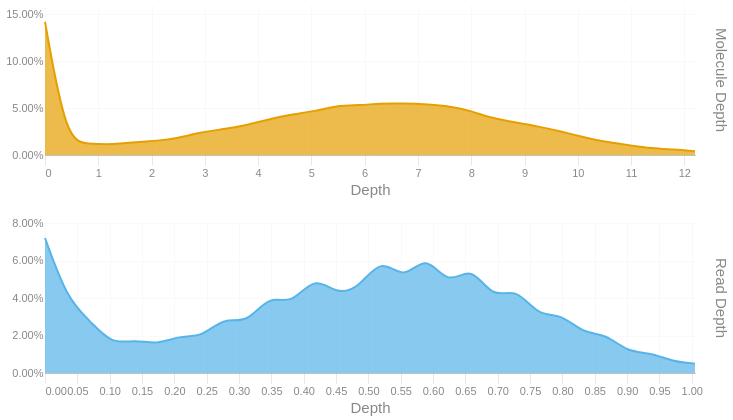

Write notebook code for a chart like this one.
### Code cell
readdep = depth_hist(tb['Read Depth'], q99, 3)
readdep = readdep.with_columns(pl.lit('Read Depth').alias('Metric'))
if not SKIPLR:
    moldep = depth_hist(tb['Molecule Depth'], mol_q99, 1)
    moldep = moldep.with_columns(pl.lit('Molecule Depth').alias('Metric'))
    _hist = pl.concat([readdep, moldep])
    _hist = _hist.filter(pl.col('Proportion') != 0)
    with SafeRender(_hist):
        (
            alt.Chart(_hist)        
            .mark_area(interpolate = "basis")
            .encode(
                x=alt.X('Bin:Q').scale(domainMin=0).axis(alt.Axis(title='Depth')),
                y = alt.Y('Proportion:Q', title = None).axis(format = '.2%'),
                color = alt.Color('Metric:N').legend(None),
                row = alt.Row("Metric:N").header(title = None, labelOrient = 'right'),
                tooltip = [
                    alt.Tooltip("Metric:N", title = "Metric"),
                    alt.Tooltip('Interval:N', title = "Depth Interval"),
                    alt.Tooltip('Proportion:Q', title = "% Alignments").format('.2%')
                ]
            )
            .resolve_scale(x='independent', y='independent')
            .properties(
                height = 150, width = 650,
                usermeta={'embedOptions': {'downloadFileName': f'{samplename}.depth.hist'}}
            )
        ).display()
else:
    readdep = readdep.filter(pl.col('Proportion') != 0)
    with SafeRender(readdep):
        (
            alt.Chart(readdep)        
            .mark_area(interpolate = "basis")
            .encode(
                x=alt.X('Bin:Q').scale(domainMin=0).axis(alt.Axis(title='Depth')),
                y = alt.Y('Proportion:Q', title = None).axis(format = '.2%'),
                tooltip = [
                    alt.Tooltip('Interval:N', title = "Depth Interval"),
                    alt.Tooltip('Proportion:Q', title = "% Alignments").format('.2%')
                ]
            )
            .properties(
                usermeta={'embedOptions': {'downloadFileName': f'{samplename}.depth.hist'}}
            )
        ).display()

### Figure 1 — Vega-Lite specification as saved in the notebook (floating-point values rounded to 4 significant figures)
{"width": 650, "height": 150, "config": {"title": {"anchor": "start", "dy": -15, "fontSize": 18, "color": "#888888", "subtitleColor": "#888888", "subtitleFontSize": 14}, "arc": {"fill": "#0072B2"}, "axis": {"domainColor": "#888888", "domainWidth": 0.5, "gridWidth": 0.2, "grid": false, "titleFontWeight": 400, "titleFontSize": 15, "labelFontSize": 11, "labelColor": "#888888", "tickColor": "#888888", "tickWidth": 0.2, "titleColor": "#888888"}, "axisBand": {"grid": false}, "axisX": {"grid": true, "tickSize": 10, "domainCap": "round"}, "axisY": {"domain": false, "grid": true, "tickSize": 0, "domainCap": "round"}, "background": "transparent", "header": {"labelFontSize": 15, "labelColor": "#888888", "titleFontSize": 15, "titleFontWeight": 600, "titleColor": "#888888"}, "legend": {"labelFont": "sans-serif", "labelFontSize": 12, "labelColor": "#888888", "symbolSize": 100, "symbolType": "circle", "titleFontSize": 12, "titlePadding": 10, "titleColor": "#888888", "title": null}, "range": {"category": ["#E69F00", "#56B4E9", "#009E73", "#F0E442", "#0072B2", "#D55E00", "#CC79A7", "#000000"], "diverging": ["#cfe8f3", "#a2d4ec", "#73bfe2", "#46abdb", "#1696d2", "#12719e"]}, "area": {"fill": "#0072B2", "fillOpacity": 0.7, "line": true, "strokeOpacity": 0.7}, "line": {"color": "#0072B2", "stroke": "#0072B2", "strokeWidth": 2}, "trail": {"color": "#0072B2", "stroke": "#0072B2", "strokeWidth": 0, "size": 1}, "point": {"filled": true, "fillOpacity": 1.0, "size": 95}, "text": {"color": "#888888", "fontSize": 11, "align": "right", "fontWeight": 400, "size": 11}, "bar": {"fill": "#0072B2", "stroke": null}, "view": {"stroke": null, "continuousWidth": 660, "continuousHeight": 400}}, "data": {"name": "data-689d1ee7b141f5da12f2e57d4f0c1a65"}, "mark": {"type": "area", "interpolate": "basis"}, "encoding": {"color": {"field": "Metric", "legend": null, "type": "nominal"}, "row": {"field": "Metric", "header": {"title": null, "labelOrient": "right"}, "type": "nominal"}, "tooltip": [{"field": "Metric", "title": "Metric", "type": "nominal"}, {"field": "Interval", "title": "Depth Interval", "type": "nominal"}, {"field": "Proportion", "format": ".2%", "title": "% Alignments", "type": "quantitative"}], "x": {"axis": {"title": "Depth"}, "field": "Bin", "scale": {"domainMin": 0}, "type": "quantitative"}, "y": {"axis": {"format": ".2%"}, "field": "Proportion", "title": null, "type": "quantitative"}}, "resolve": {"scale": {"x": "independent", "y": "independent"}}, "usermeta": {"embedOptions": {"downloadFileName": "TF26LRJL0034_5B_10484332_23Y22YLT4_L7.depth.hist"}}, "$schema": "https://vega.github.io/schema/vega-lite/v6.4.1.json", "datasets": {"data-689d1ee7b141f5da12f2e57d4f0c1a65": [{"Bin": 0.0, "Interval": "0.0-0.035", "Proportion": 0.072, "Metric": "Read Depth"}, {"Bin": 0.035, "Interval": "0.035-0.069", "Proportion": 0.039, "Metric": "Read Depth"}, {"Bin": 0.069, "Interval": "0.069-0.104", "Proportion": 0.028, "Metric": "Read Depth"}, {"Bin": 0.104, "Interval": "0.104-0.139", "Proportion": 0.015, "Metric": "Read Depth"}, {"Bin": 0.139, "Interval": "0.139-0.173", "Proportion": 0.018, "Metric": "Read Depth"}, {"Bin": 0.173, "Interval": "0.173-0.208", "Proportion": 0.015, "Metric": "Read Depth"}, {"Bin": 0.208, "Interval": "0.208-0.243", "Proportion": 0.02, "Metric": "Read Depth"}, {"Bin": 0.243, "Interval": "0.243-0.277", "Proportion": 0.019, "Metric": "Read Depth"}, {"Bin": 0.277, "Interval": "0.277-0.312", "Proportion": 0.03, "Metric": "Read Depth"}, {"Bin": 0.312, "Interval": "0.312-0.347", "Proportion": 0.026, "Metric": "Read Depth"}, {"Bin": 0.347, "Interval": "0.347-0.381", "Proportion": 0.042, "Metric": "Read Depth"}, {"Bin": 0.381, "Interval": "0.381-0.416", "Proportion": 0.036, "Metric": "Read Depth"}, {"Bin": 0.416, "Interval": "0.416-0.451", "Proportion": 0.052, "Metric": "Read Depth"}, {"Bin": 0.451, "Interval": "0.451-0.485", "Proportion": 0.042, "Metric": "Read Depth"}, {"Bin": 0.485, "Interval": "0.485-0.52", "Proportion": 0.045, "Metric": "Read Depth"}, {"Bin": 0.52, "Interval": "0.52-0.555", "Proportion": 0.062, "Metric": "Read Depth"}, {"Bin": 0.555, "Interval": "0.555-0.589", "Proportion": 0.049, "Metric": "Read Depth"}, {"Bin": 0.589, "Interval": "0.589-0.624", "Proportion": 0.064, "Metric": "Read Depth"}, {"Bin": 0.624, "Interval": "0.624-0.659", "Proportion": 0.046, "Metric": "Read Depth"}, {"Bin": 0.659, "Interval": "0.659-0.693", "Proportion": 0.058, "Metric": "Read Depth"}, {"Bin": 0.693, "Interval": "0.693-0.728", "Proportion": 0.039, "Metric": "Read Depth"}, {"Bin": 0.728, "Interval": "0.728-0.763", "Proportion": 0.046, "Metric": "Read Depth"}, {"Bin": 0.763, "Interval": "0.763-0.797", "Proportion": 0.03, "Metric": "Read Depth"}, {"Bin": 0.797, "Interval": "0.797-0.832", "Proportion": 0.032, "Metric": "Read Depth"}, {"Bin": 0.832, "Interval": "0.832-0.867", "Proportion": 0.021, "Metric": "Read Depth"}, {"Bin": 0.867, "Interval": "0.867-0.901", "Proportion": 0.021, "Metric": "Read Depth"}, {"Bin": 0.901, "Interval": "0.901-0.936", "Proportion": 0.011, "Metric": "Read Depth"}, {"Bin": 0.936, "Interval": "0.936-0.971", "Proportion": 0.011, "Metric": "Read Depth"}, {"Bin": 0.971, "Interval": "0.971-1.005", "Proportion": 0.006, "Metric": "Read Depth"}, {"Bin": 1.005, "Interval": "1.005-1.04", "Proportion": 0.005, "Metric": "Read Depth"}, {"Bin": 0.0, "Interval": "0.0-0.4", "Proportion": 0.142, "Metric": "Molecule Depth"}, {"Bin": 0.4, "Interval": "0.4-0.8", "Proportion": 0.015, "Metric": "Molecule Depth"}, {"Bin": 0.8, "Interval": "0.8-1.3", "Proportion": 0.012, "Metric": "Molecule Depth"}, {"Bin": 1.3, "Interval": "1.3-1.7", "Proportion": 0.011, "Metric": "Molecule Depth"}, {"Bin": 1.7, "Interval": "1.7-2.1", "Proportion": 0.014, "Metric": "Molecule Depth"}, {"Bin": 2.1, "Interval": "2.1-2.5", "Proportion": 0.015, "Metric": "Molecule Depth"}, {"Bin": 2.5, "Interval": "2.5-2.9", "Proportion": 0.018, "Metric": "Molecule Depth"}, {"Bin": 2.9, "Interval": "2.9-3.4", "Proportion": 0.024, "Metric": "Molecule Depth"}, {"Bin": 3.4, "Interval": "3.4-3.8", "Proportion": 0.028, "Metric": "Molecule Depth"}, {"Bin": 3.8, "Interval": "3.8-4.2", "Proportion": 0.032, "Metric": "Molecule Depth"}, {"Bin": 4.2, "Interval": "4.2-4.6", "Proportion": 0.038, "Metric": "Molecule Depth"}, {"Bin": 4.6, "Interval": "4.6-5.1", "Proportion": 0.043, "Metric": "Molecule Depth"}, {"Bin": 5.1, "Interval": "5.1-5.5", "Proportion": 0.047, "Metric": "Molecule Depth"}, {"Bin": 5.5, "Interval": "5.5-5.9", "Proportion": 0.053, "Metric": "Molecule Depth"}, {"Bin": 5.9, "Interval": "5.9-6.3", "Proportion": 0.053, "Metric": "Molecule Depth"}, {"Bin": 6.3, "Interval": "6.3-6.7", "Proportion": 0.055, "Metric": "Molecule Depth"}, {"Bin": 6.7, "Interval": "6.7-7.2", "Proportion": 0.055, "Metric": "Molecule Depth"}, {"Bin": 7.2, "Interval": "7.2-7.6", "Proportion": 0.054, "Metric": "Molecule Depth"}, {"Bin": 7.6, "Interval": "7.6-8.0", "Proportion": 0.052, "Metric": "Molecule Depth"}, {"Bin": 8.0, "Interval": "8.0-8.4", "Proportion": 0.047, "Metric": "Molecule Depth"}, {"Bin": 8.4, "Interval": "8.4-8.8", "Proportion": 0.039, "Metric": "Molecule Depth"}, {"Bin": 8.8, "Interval": "8.8-9.3", "Proportion": 0.035, "Metric": "Molecule Depth"}, {"Bin": 9.3, "Interval": "9.3-9.7", "Proportion": 0.03, "Metric": "Molecule Depth"}, {"Bin": 9.7, "Interval": "9.7-10.1", "Proportion": 0.025, "Metric": "Molecule Depth"}, {"Bin": 10.1, "Interval": "10.1-10.5", "Proportion": 0.019, "Metric": "Molecule Depth"}, {"Bin": 10.5, "Interval": "10.5-10.9", "Proportion": 0.014, "Metric": "Molecule Depth"}, {"Bin": 10.9, "Interval": "10.9-11.4", "Proportion": 0.011, "Metric": "Molecule Depth"}, {"Bin": 11.4, "Interval": "11.4-11.8", "Proportion": 0.007, "Metric": "Molecule Depth"}, {"Bin": 11.8, "Interval": "11.8-12.2", "Proportion": 0.006, "Metric": "Molecule Depth"}, {"Bin": 12.2, "Interval": "12.2-12.63", "Proportion": 0.004, "Metric": "Molecule Depth"}]}}
